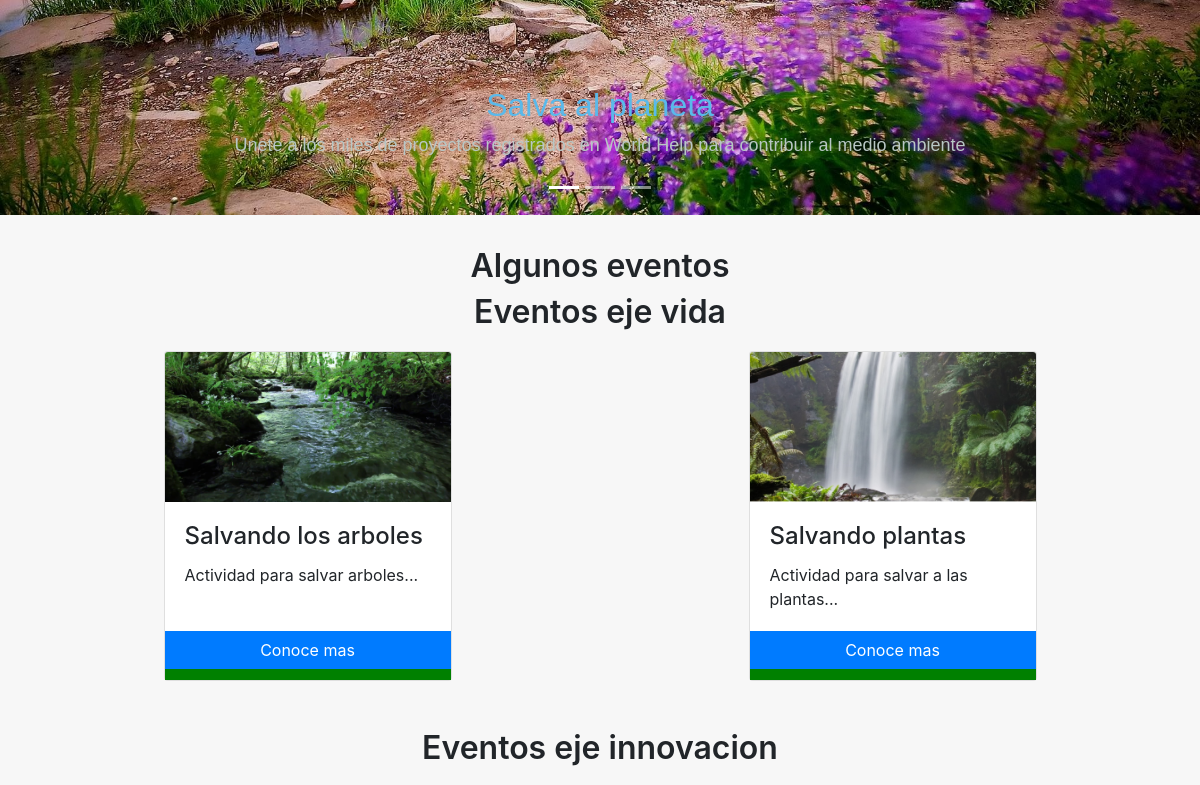
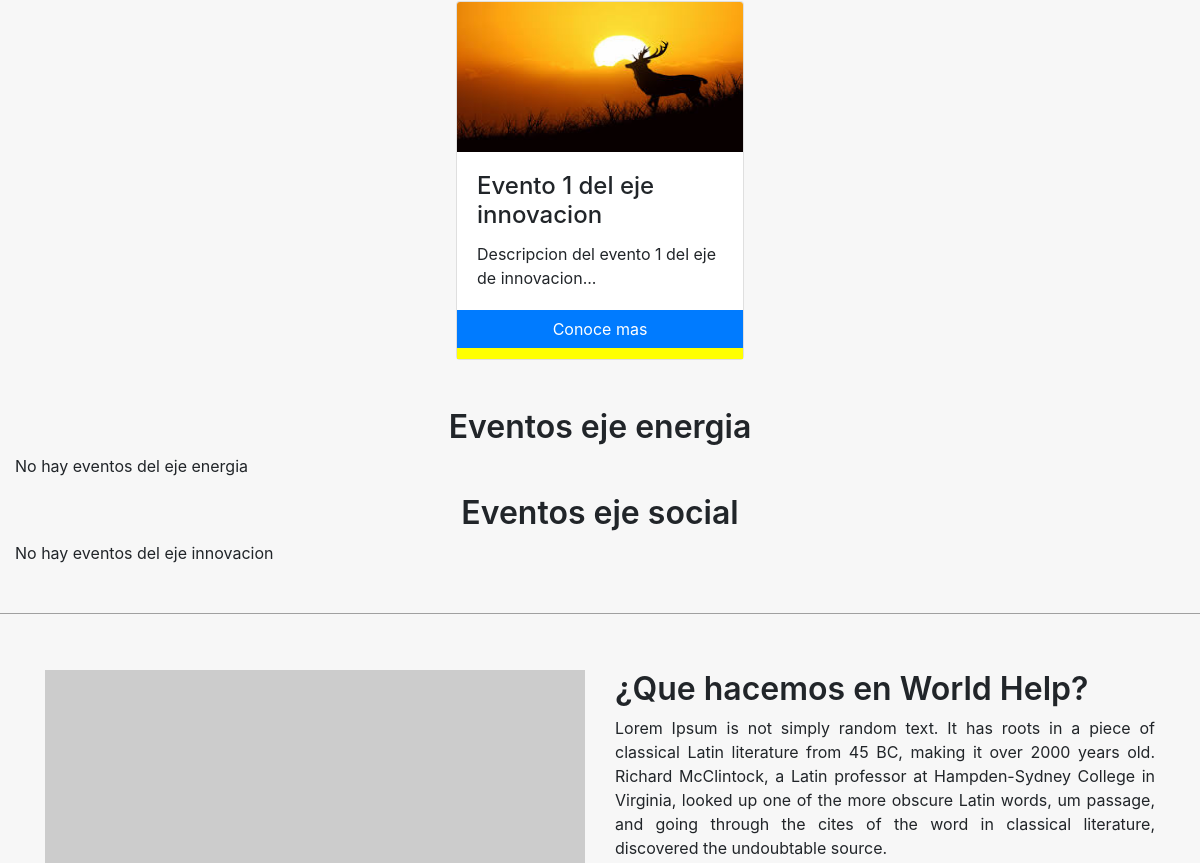
The app's page / (middle part), older data (2 pictures, top to bottom).
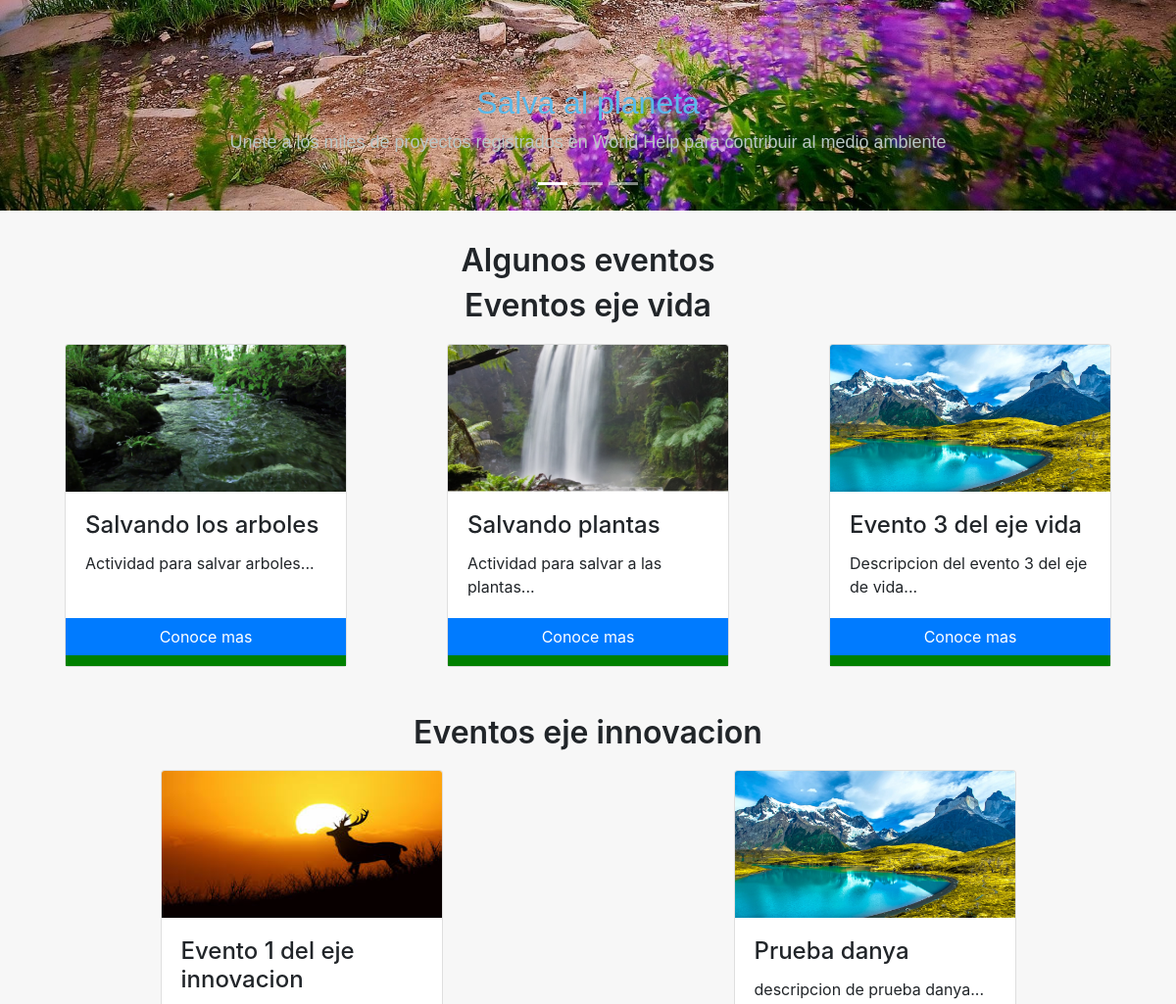
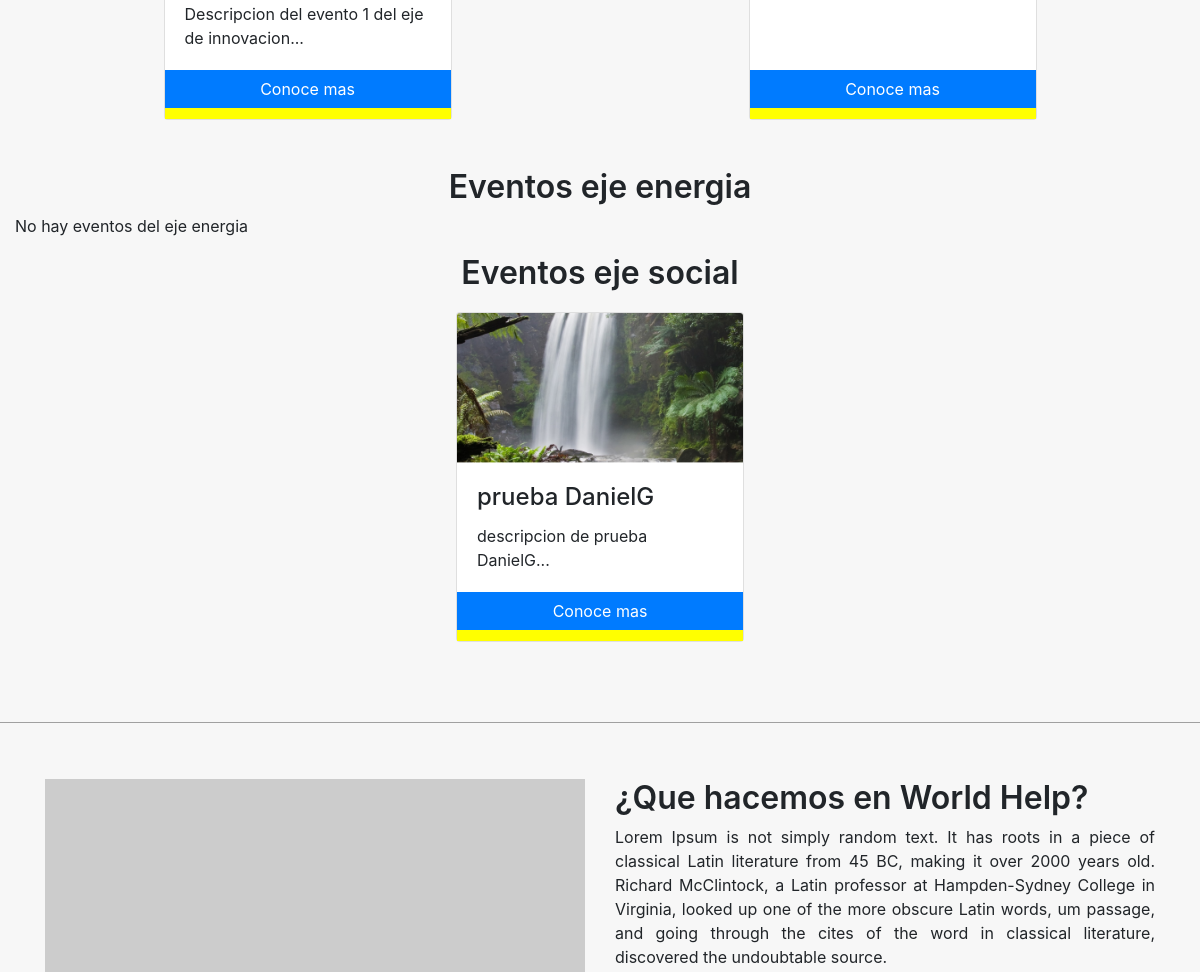
The same page, newer data (2 pictures, top to bottom).
### Activities/models.py (models this page shows, shortened)
class Activity(models.Model):
    user = models.ForeignKey(User, default=1, on_delete=models.CASCADE)
    activity_name = models.CharField(max_length=100)
    activity_description = models.CharField(max_length=700)
    activity_start_date = models.DateField()
    activity_end_date = models.DateField()
    activity_picture = models.FileField()
    EJE_VIDA = 'vida'
    EJE_INNOVACION = 'innovacion'
    EJE_ENERGIA = 'energia'
    EJE_SOCIAL = 'social'
    TIPO_EJES = (
        (EJE_VIDA, 'Vida'),
        (EJE_INNOVACION, 'Innovacion'),
        (EJE_ENERGIA, 'Energia'),
        (EJE_SOCIAL, 'Social')
    )
    activity_type = models.CharField(
        max_length = 10,
        choices = TIPO_EJES,
        default = EJE_VIDA,
    )

### Principal/views.py (the view)
# urls.py: path('',views.index, name = 'Main')
def index(request):
    context = {
    	"eventos": Activity.objects.all(),
    	"eventos_vida": Activity.objects.filter(activity_type = "vida")[:4],
    	"eventos_innovacion": Activity.objects.filter(activity_type = "innovacion")[:4],
    	"eventos_energia": Activity.objects.filter(activity_type = "energia")[:4],
    	"eventos_social": Activity.objects.filter(activity_type = "social")[:4],
    }
    return render(request, 'Principal/Main.html', context = context)

### Principal/templates/Principal/Main.html (shortened to what the changed rows need)
{% extends 'Principal/base.html'%}
{% load static from staticfiles %}
{% block bodyContent %}
      <div id="carouselExampleIndicators" class="carousel slide" data-ride="carousel">
      <div class="carousel-inner">
        <div class="carousel-item active" height="325px" width="600px" style="max-width: auto; max-height: 700px">
          <div class="carousel-caption d-none d-md-block">
            <h2 class="carousel-color-letra-titulo">Salva al planeta</h2>
          </div>
        </div>
      </div>
    </div>
    <div class = "container-fluid event-wrapper">
      <div class="row" style="margin 0 auto;">
        <div style="margin: 0 auto;">
          <h2 class="card-section-title">Algunos eventos</h2>
        </div>
      </div>
      <div class="row" style="margin 0 auto;">
        <div style="margin: 0 auto;">
          <h2 class="card-section-title">Eventos eje vida</h2>
        </div>
      </div>
      <div class="row" style="margin: 0 auto 0 auto;">
        {% for evento in eventos_vida %}
          <div class="card shadow-lg p-0 mb-5 bg-black rounded" style="width: 18rem;">
            {% if evento.activity_picture%}
              <img class="card-img-top" src="{{evento.activity_picture.url}}" alt="Card image cap" style="min-height: 150px; max-height: 150px;">
            {% else %}
              <img class="card-img-top" src="https://dummyimage.com/600x400/c1c8e4/291329.png&text=card+img" alt="Card image cap">
            {% endif %}
            <div class="card-body">
              <h4 class="card-title">{{evento.activity_name}}</h4>
              {% with breveDescripcion=evento.activity_description|slice:"0:50"|add:"..." %}
              <p class="card-text">{{breveDescripcion}}</p>
              {% endwith %}
            </div>
            <a href="{% url 'activities:actDetails' evento.id %}" class="btn btn-primary" style="border-radius: 0">Conoce mas</a>
            <div class="eje-carta" style="background-color: green; height: 11px; width: full; margin: 0;"></div>
          </div>
          {% empty %}
          <p style="text-align: center;"> No hay eventos del eje vida</p>
        {% endfor %}
      </div>
      <div class="row" style="margin 0 auto;">
        <div style="margin: 0 auto;">
          <h2 class="card-section-title">Eventos eje innovacion</h2>
        </div>
      </div>
      <div class="row" style="margin: 0 auto 0 auto;">
        {% for evento in eventos_innovacion %}
          <div class="card shadow-lg p-0 mb-5 bg-black rounded" style="width: 18rem;">
            {% if evento.activity_picture%}
              <img class="card-img-top" src="{{evento.activity_picture.url}}" alt="Card image cap" style="min-height: 150px; max-height: 150px;">
            {% else %}
              <img class="card-img-top" src="https://dummyimage.com/600x400/c1c8e4/291329.png&text=card+img" alt="Card image cap">
            {% endif %}
            <div class="card-body">
              <h4 class="card-title">{{evento.activity_name}}</h4>
              {% with breveDescripcion=evento.activity_description|slice:"0:50"|add:"..." %}
              <p class="card-text">{{breveDescripcion}}</p>
              {% endwith %}
            </div>
            <a href="{% url 'activities:actDetails' evento.id %}" class="btn btn-primary" style="border-radius: 0">Conoce mas</a>
            <div class="eje-carta" style="background-color: yellow; height: 11px; width: full; margin: 0;"></div>
          </div>
        {% empty %}
        <p style="text-align: center;"> No hay eventos del eje innovacion</p>
        {% endfor %}
      </div>
      <div class="row" style="margin 0 auto;">
        <div style="margin: 0 auto;">
          <h2 class="card-section-title">Eventos eje energia</h2>
        </div>
      </div>
      <div class="row" style="margin 0 auto;">
        <div style="margin: 0 auto;">
          <h2 class="card-section-title">Eventos eje social</h2>
        </div>
      </div>
      <div class="row" style="margin: 0 auto 0 auto;">
        {% for evento in eventos_social %}
          <div class="card shadow-lg p-0 mb-5 bg-black rounded" style="width: 18rem;">
            {% if evento.activity_picture%}
              <img class="card-img-top" src="{{evento.activity_picture.url}}" alt="Card image cap" style="min-height: 150px; max-height: 150px;">
            {% else %}
              <img class="card-img-top" src="https://dummyimage.com/600x400/c1c8e4/291329.png&text=card+img" alt="Card image cap">
            {% endif %}
            <div class="card-body">
              <h4 class="card-title">{{evento.activity_name}}</h4>
              {% with breveDescripcion=evento.activity_description|slice:"0:50"|add:"..." %}
              <p class="card-text">{{breveDescripcion}}</p>
              {% endwith %}
            </div>
            <a href="{% url 'activities:actDetails' evento.id %}" class="btn btn-primary" style="border-radius: 0">Conoce mas</a>
            <div class="eje-carta" style="background-color: yellow; height: 11px; width: full; margin: 0;"></div>
          </div>
        {% empty %}
        <p style="text-align: center;"> No hay eventos del eje innovacion</p>
        {% endfor %}
      </div>
    </div>
    <div class="description-section" style="padding-bottom: 55px;">
      <div class="container">
        <div class="row">
          <div class="col-md-6">
            <div class="description-body">
                <h2>¿Que hacemos en World Help?</h2>
            </div>
          </div>
        </div>
      </div>
    </div>
{% endblock %}

Row changes from the older to the newer data that the page shows:
added Activity: activity_picture (picture), activity_name "Evento 3 del eje vida", evento "Descripcion del evento 3 del eje de vida...", shown under "Eventos eje vida"
added Activity: activity_picture (picture), activity_name "Prueba danya", evento "descripcion de prueba danya...", shown under "Eventos eje innovacion"
added Activity: activity_picture (picture), activity_name "prueba DanielG", evento "descripcion de prueba DanielG...", shown under "Eventos eje social"
Text that changed along with them:
text no longer shown: "No hay eventos del eje innovacion"
